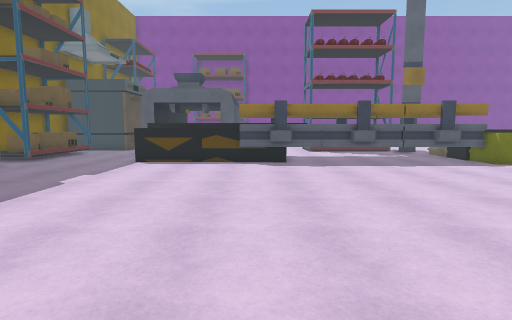
View 1 (above)

24 first-person views from a walk through a Unity game level. The camera is 1.5 m above the floor, tilts 6° down and sees 80° across. The floor is counted in squares, 1 m on a side. Each view is taken from the middle of a square. On the plan, view 1 faces up. The plan holds only what a view shows up to about 15 squares ahead; the rest is blank. The place goes on beyond the plan. Some animated figures are not drawn.

View 2
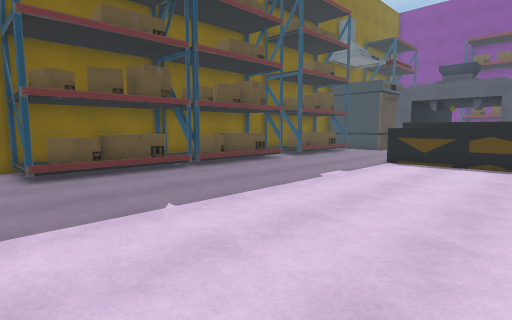

View 3
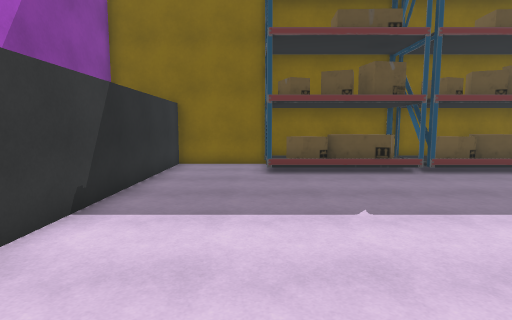

View 4
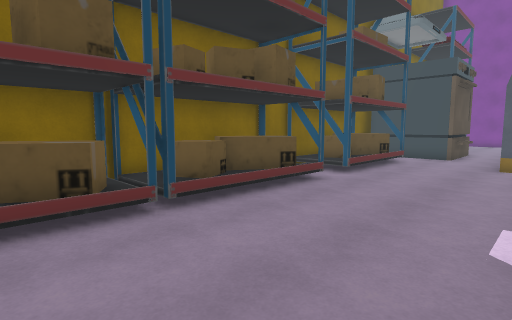

View 5
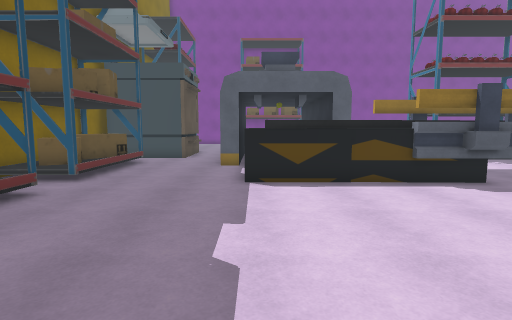

View 6
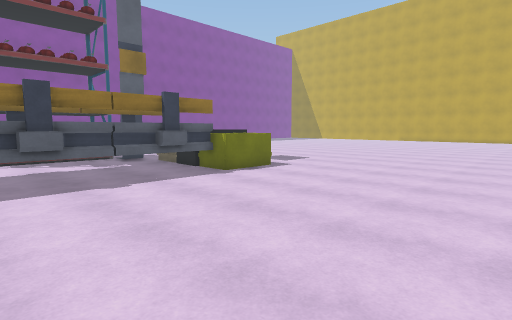

View 7
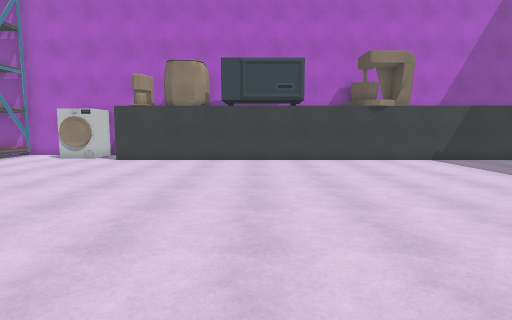

View 8
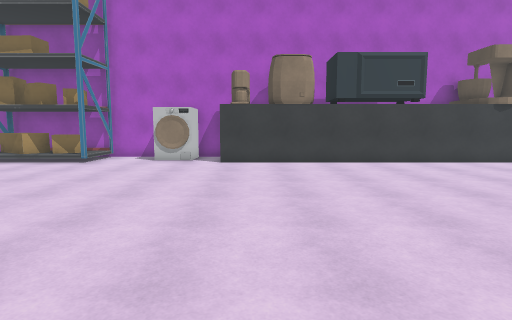

View 9
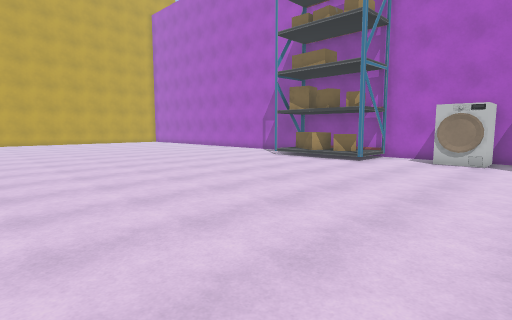

View 10
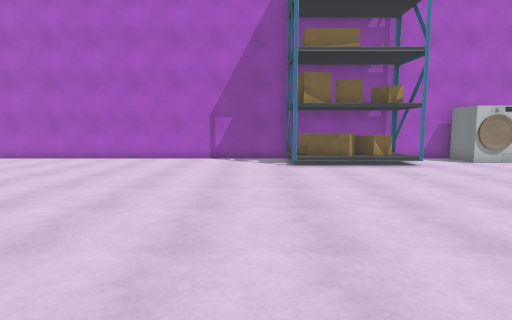

View 11
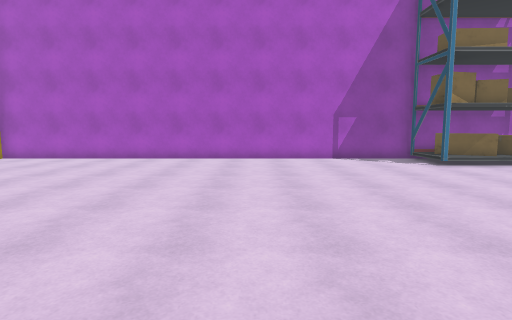

View 12
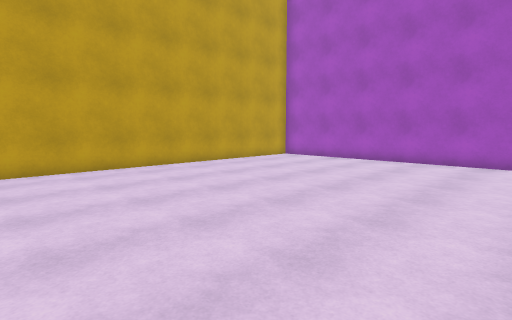

View 13
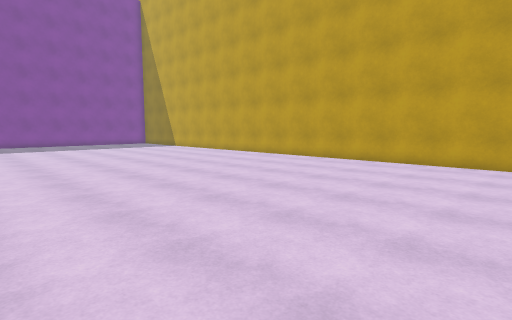

View 14
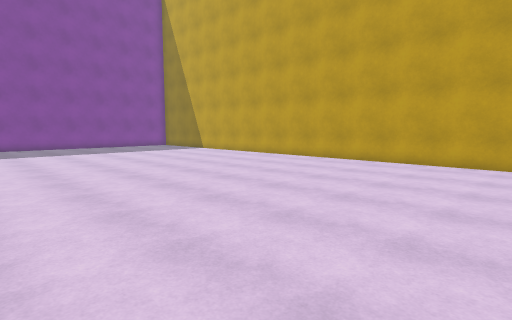

View 15
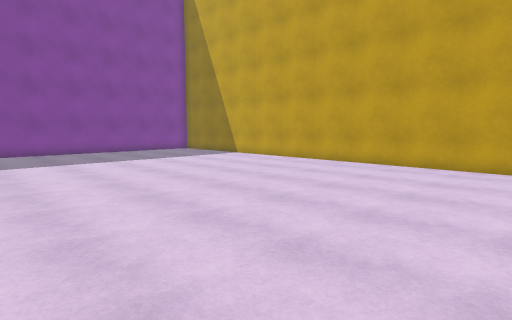

View 16
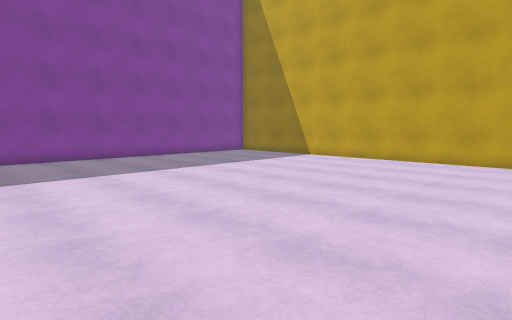

View 17
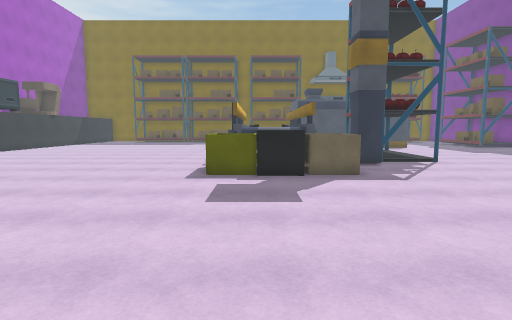

View 18
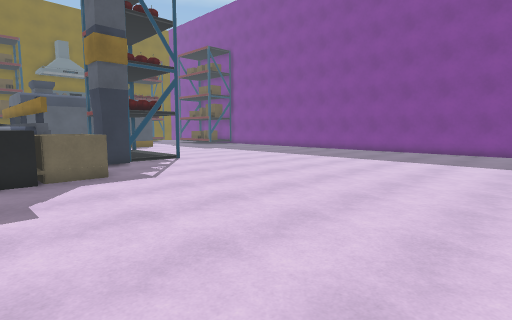

View 19
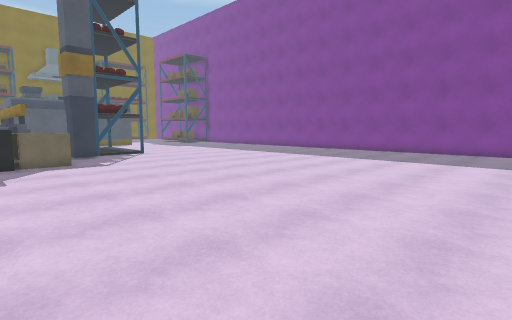

View 20
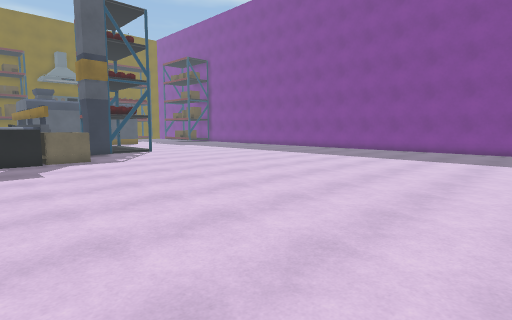

View 21
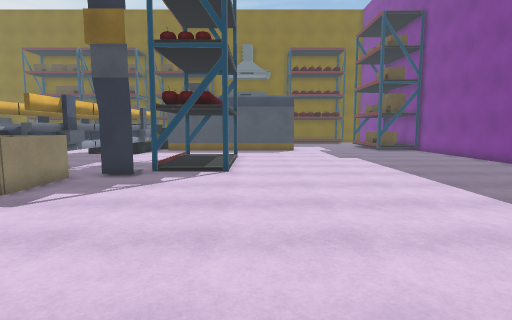

View 22
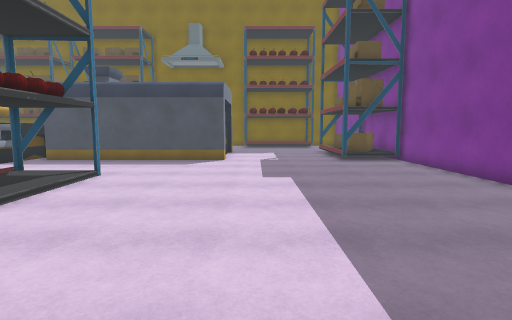

View 23
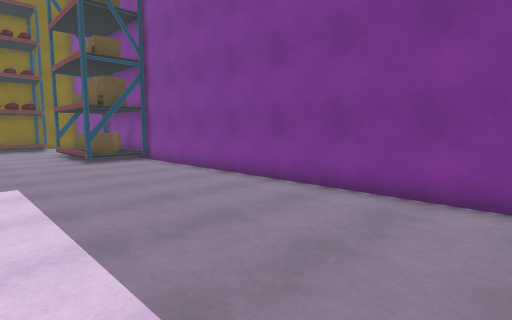

View 24
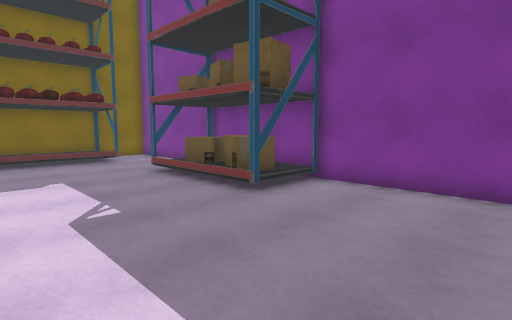

### Floor plan
Key: @ floor where view 1 was taken; # wall or solid block; . main floor; : floor 0.25 m higher than the main floor; / step, stairs or slope; ^ raised ledge; S shelf; W washer; O other object.
Columns run from 13 left of view 1 to 41 right of it. Each row starts with its distance up from view 1.
 34    #######################              ######
 33         SSSO...............             ......
 32   .....OSSSSS..............     ..  ... .......
 31 #:SS...S///SS..............    ... .... ........
 30 #::/.......................   ......... .........
 29 #::/......................   .....................
 28 #::/...............................................
 27   :/................................................
 26   SS       ..........................................
 25            ##.........................................#
 24             #.........................................#
 23             #.........................................#
 22     OO.     #...///////...............................#
 21     OO.     #...      ................................#
 20 #OOOO..#    #...S     ................................#
 19 # SS...#    #... ......#..............................#
 18 #SSS...#   ##..  .....##..............................#
 17 #SS....#   #..O  . ..O OOO............................#
 16 #SS.....^  ^OOOOOOOOOOOOOO............................#
 15 #SS.....^              O ^............................#
 14 #SS.....^^^^OOO        OOO............................#
 13 # SS........OOOOOOOOOOOO O............  ..............#
 12 # SS..............................      ..............#
 11 #SSS.............................       ..............#
 10 #SS.................................... ..............#
  9 #SS...................................................#
  8 #SS...................................................#
  7 # SS..................................................#
  6 #SS...................................................#
  5 #SSO..................................................#
  4 #SS...................................................#
  3 #SS...................................................#
  2 #OS...................................................#
  1 #.SS..................................................#
  0 #............@........................................#
 -1 #.....................................................#
 -2 #######################.....S..S.....................
 -3                        .WWW..SSSSS...................
 -4                        .W W.SSSSSS...................
 -5                        ################################

Positions as (right, up) in squares from view 1, and headings:
1: (0, 0), facing up
2: (0, 0), facing up-left
3: (0, 1), facing left
4: (-5, 4), facing up-left
5: (-5, 5), facing up
6: (3, 4), facing up-right
7: (3, 12), facing down
8: (8, 11), facing down
9: (9, 11), facing down-right
10: (22, 10), facing down
11: (28, 10), facing down
12: (29, 9), facing down-right
13: (27, 5), facing up-right
14: (27, 9), facing up-right
15: (28, 14), facing up-right
16: (26, 18), facing up-right
17: (22, 14), facing left
18: (22, 14), facing up-left
19: (26, 14), facing up-left
20: (27, 13), facing up-left
21: (19, 23), facing left
22: (13, 27), facing left
23: (13, 27), facing up-left
24: (4, 26), facing up-left
